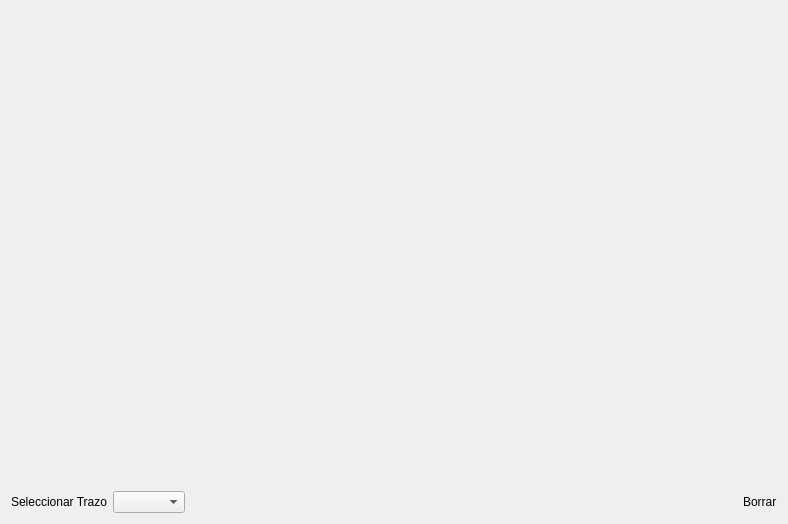
<?xml version="1.0" encoding="UTF-8"?>
<ui version="4.0">
 <class>Paint</class>
 <widget class="QWidget" name="Paint">
  <property name="geometry">
   <rect>
    <x>0</x>
    <y>0</y>
    <width>788</width>
    <height>524</height>
   </rect>
  </property>
  <property name="sizePolicy">
   <sizepolicy hsizetype="Preferred" vsizetype="Expanding">
    <horstretch>0</horstretch>
    <verstretch>0</verstretch>
   </sizepolicy>
  </property>
  <property name="windowTitle">
   <string>Paint</string>
  </property>
  <layout class="QGridLayout" name="gridLayout">
   <item row="1" column="0" colspan="3">
    <layout class="QHBoxLayout" name="horizontalLayout">
     <property name="spacing">
      <number>6</number>
     </property>
     <property name="sizeConstraint">
      <enum>QLayout::SetDefaultConstraint</enum>
     </property>
     <item>
      <widget class="QLabel" name="lTrazo">
       <property name="text">
        <string>Seleccionar Trazo</string>
       </property>
      </widget>
     </item>
     <item>
      <widget class="QComboBox" name="cbTrazo"/>
     </item>
     <item>
      <spacer name="horizontalSpacer_3">
       <property name="orientation">
        <enum>Qt::Horizontal</enum>
       </property>
       <property name="sizeHint" stdset="0">
        <size>
         <width>40</width>
         <height>20</height>
        </size>
       </property>
      </spacer>
     </item>
     <item>
      <widget class="MiLabel" name="lBorrar">
       <property name="text">
        <string>Borrar</string>
       </property>
      </widget>
     </item>
    </layout>
   </item>
   <item row="0" column="0" colspan="3">
    <widget class="Lienzo" name="lienzo" native="true">
     <property name="sizePolicy">
      <sizepolicy hsizetype="Preferred" vsizetype="Expanding">
       <horstretch>0</horstretch>
       <verstretch>0</verstretch>
      </sizepolicy>
     </property>
    </widget>
   </item>
  </layout>
 </widget>
 <customwidgets>
  <customwidget>
   <class>Lienzo</class>
   <extends>QWidget</extends>
   <header location="global">lienzo.h</header>
   <container>1</container>
  </customwidget>
  <customwidget>
   <class>MiLabel</class>
   <extends>QLabel</extends>
   <header>milabel.h</header>
  </customwidget>
 </customwidgets>
 <resources/>
 <connections/>
</ui>
